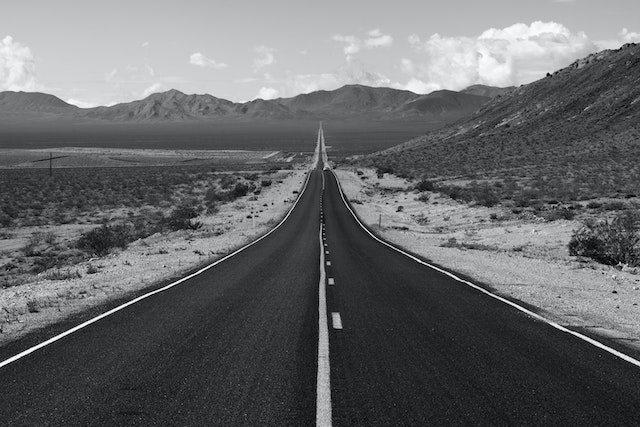
#> input picture LV2/road.jpg, 640 x 427 px
$ python zadatak_3.py
#> lines starting #> are read from the running program, lines starting #| are printed output that depends on the picture
import numpy as np
import matplotlib.pyplot as plt
import cv2


img = plt.imread("road.jpg")
#> img is the input picture: shape (427, 640, 3); mean R, G, B 102.9, 103.9, 105.9
copy = img.copy()

alpha = 1.5 # Contrast control
beta = 10 # Brightness control

# call convertScaleAbs function
adjusted = cv2.convertScaleAbs(img, alpha, beta)
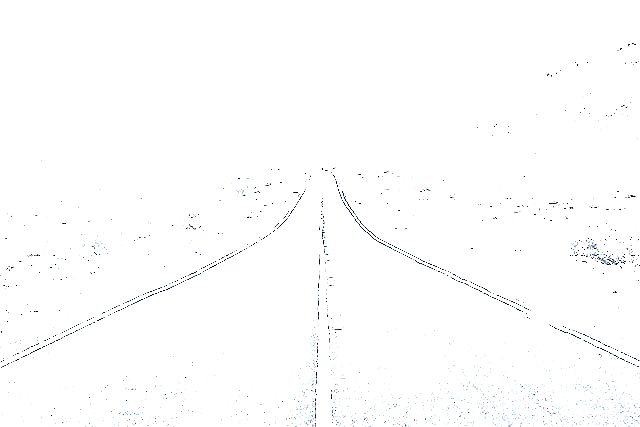
#> adjusted: shape (427, 640, 3); mean R, G, B 253.4, 253.5, 253.8

# display the output image
cv2.imshow('adjusted', adjusted)
